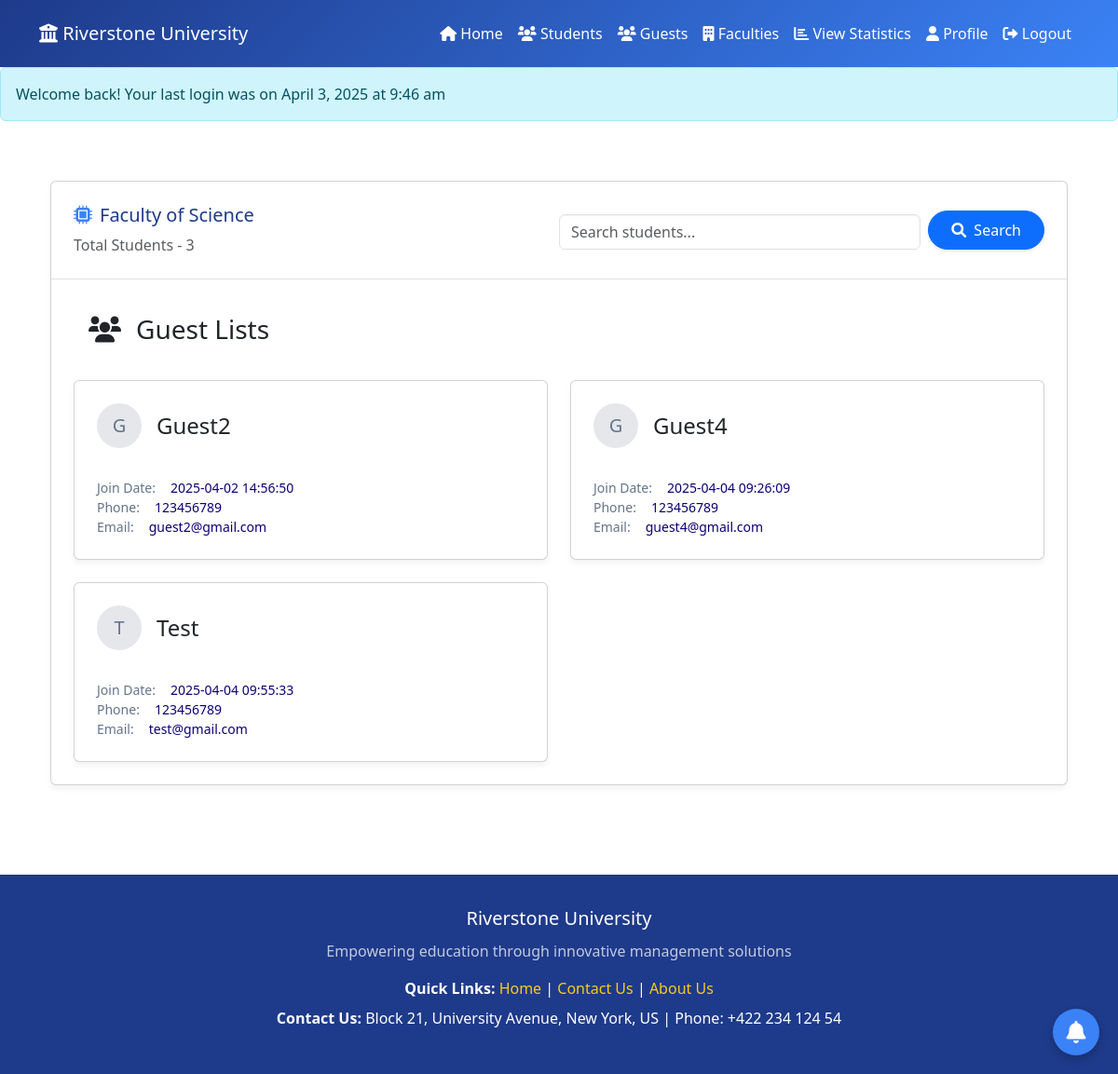
The app's page /src/Coordinator/design/Guest_Lists.php (signed in) with its own data.
### tables this page shows
CREATE TABLE `faculties` (
  `id` int(11) NOT NULL,
  `faculty_name` varchar(30) NOT NULL,
  `created_at` timestamp NOT NULL DEFAULT current_timestamp()
);

CREATE TABLE `users` (
  `id` int(11) NOT NULL,
  `name` varchar(50) NOT NULL,
  `email` varchar(50) NOT NULL,
  `address` varchar(50) DEFAULT NULL,
  `phone` varchar(50) DEFAULT NULL,
  `password` varchar(255) NOT NULL,
  `faculty_id` int(11) DEFAULT NULL,
  `created_at` timestamp NOT NULL DEFAULT current_timestamp(),
  `last_login` timestamp NULL DEFAULT NULL
);

### _classes/Libs/Database/MySQL.php (called while the page is built, shortened)
<?php
class MySQL{
    private $dbhost;
    private $dbuser;
    private $dbpass;
    private $dbname;
    public function __construct(
        $dbhost="localhost",
        $dbuser="root",
        $dbpass="",
        $dbname="ewsd")
    {
        $this->dbhost=$dbhost;
        $this->dbuser=$dbuser;
        $this->dbpass=$dbpass;
        $this->dbname=$dbname;
    }
    public function connect(){
        try{
            $this->db=new PDO("mysql:dbhost=$this->dbhost;
            dbname=$this->dbname",
            $this->dbuser,
            $this->dbpass,
            [
                PDO::ATTR_ERRMODE => PDO::ERRMODE_EXCEPTION,
                PDO::ATTR_DEFAULT_FETCH_MODE => PDO::FETCH_OBJ,
            ]
            );
            return $this->db;
        }catch(PDOException $e){
            echo $e->getMessage();
            exit();
        }
    }
}

### _classes/Helpers/Auth.php (called while the page is built, shortened)
<?php
class Auth{
    static function check(){
        if(isset($_SESSION['user'])){
            return $_SESSION['user'];
        }
    }
}

### _classes/Libs/Database/ArticleTable.php (called while the page is built, shortened)
<?php
class ArticleTable
{
    private $db;
    public function __construct(MySQL $mysql)
    {
        $this->db = $mysql->connect();
    }
    public function getfacultyname($faculty_id)
    {
        try {
            $statement = $this->db->prepare(
                "SELECT faculty_name FROM faculties WHERE id = :faculty_id"
            );
            $statement->execute(['faculty_id' => $faculty_id]);
            return $statement->fetchColumn();
        } catch (PDOException $e) {
            echo "Error:" . $e->getMessage();
            exit();
        }
    }
}

### _classes/Libs/Database/UsersTable.php (called while the page is built, shortened)
<?php
class UsersTable
{
    private $db;
    public function __construct(MySQL $mysql)
    {
        $this->db = $mysql->connect();
    }
    public function getGuestRolesByFaculty($faculty_id)
    {
        try {
            $statement = $this->db->prepare("
                SELECT u. * , r.role_name
                FROM users u
                JOIN role_user ru ON u.id = ru.user_id
                JOIN roles r ON ru.role_id = r.id
                WHERE u.faculty_id = :faculty_id AND r.role_name = 'Guest'
            ");
            $statement->execute(['faculty_id' => $faculty_id]);
            return $statement->fetchAll(PDO::FETCH_ASSOC);
        } catch (PDOException $e) {
            echo "Error: " . $e->getMessage();
            exit();
        }
    }
}

### src/Coordinator/design/Guest_Lists.php (the view, shortened to what this page needs)
<?php
$auth = Auth::check();
$faculty_id = $auth->faculty_id;
$table = new UsersTable(new MySQL);
$articleTable = new ArticleTable(new MySQL);
$facultyname = $articleTable->getfacultyname($faculty_id);
$guests = $table->getGuestRolesByFaculty($faculty_id);
?>
<!DOCTYPE html>
<html lang="en">
<head>
    <link href="https://cdn.jsdelivr.net/npm/bootstrap@5.3.0/dist/css/bootstrap.min.css" rel="stylesheet">
    <link rel="stylesheet" href="https://cdnjs.cloudflare.com/ajax/libs/font-awesome/6.0.0/css/all.min.css">
</head>
<body>
    <?php include "headermc.php"; ?>
    <main class="container mx-auto px-4 py-5">
        <div class="card">
            <div class="p-4 border-bottom border-gray-200 d-flex justify-content-between align-items-center flex-wrap">
                <div>
                    <h2 class="faculty-header d-flex align-items-center">
                        <i class="fa-solid fa-microchip faculty-icon"></i>
                        Faculty of <?= $facultyname ?>
                    </h2>
                    <div class="mt-2 text-sm text-muted">
                        <span>Total Students - <?php echo count($guests); ?></span>
                    </div>
                </div>
                <div class="mt-3 mt-md-0 col-md-6 d-flex align-items-end">
                    <input type="text" id="search" class="form-control search-input me-2" placeholder="Search students...">
                    <button class="btn btn-primary px-4 py-2 rounded-pill shadow-sm d-flex align-items-center">
                        <i class="fas fa-search me-2"></i> Search
                    </button>
                </div>
            </div>
            <div class="p-4">
                <h3 class="text-lg font-medium text-gray-900 mb-4"><i class="fa-solid fa-users p-3"></i>Guest Lists</h3>
                <div class="row row-cols-1 row-cols-sm-2 row-cols-lg-2 g-4">
                    <?php foreach ($guests as $guest) : ?>
                    <div class="col">
                        <div class="card p-4">
                            <div class="d-flex align-items-center mb-3">
                                <div class="student-icon me-3">
                                    <?php echo substr($guest['name'], 0, 1); ?>
                                </div>
                                <h4 class="text-lg font-medium text-gray-900 mb-0"><?php echo $guest['name']; ?></h4>
                            </div>
                            <div class="mt-3 space-y-3">
                                <div class="detail-row">
                                    <span class="detail-label">Join Date:</span>
                                    <span class="detail-value"><?php echo $guest['created_at']; ?></span>
                                </div>
                                <div class="detail-row">
                                    <span class="detail-label">Phone:</span>
                                    <span class="detail-value"><?php echo $guest['phone']; ?></span>
                                </div>
                                <div class="detail-row">
                                    <span class="detail-label">Email:</span>
                                    <span class="detail-value"><?php echo $guest['email']; ?></span>
                                </div>
                            </div>
                        </div>
                    </div>
                    <?php endforeach ?>
                </div>
            </div>
        </div>
    </main>
    <button class="btn-notification" data-bs-toggle="modal" data-bs-target="#notificationModal">
        <i class="fas fa-bell"></i>
    </button>
    <?php include "notifications.php"; ?>
    <?php include "footer.php"; ?>
</body>
</html>

### src/Coordinator/design/Guest_Lists.php (style rules this page uses)
:root { --primary-dark: #1e3a8a; --primary-light: #3b82f6; --accent: #facc15; --light-bg: #f8fafc; --card-bg: #ffffff; --text-muted: #64748b; --contributors-color: rgb(12, 0, 117); }
body { background-color: var(--light-bg); font-family: 'Segoe UI', Tahoma, Geneva, Verdana, sans-serif; }
.container { max-width: 1200px; }
.faculty-header { color: var(--primary-dark); font-size: 1.25rem; font-weight: 500; }
.card { background: var(--card-bg); border: 1px solid #e5e7eb; border-radius: 12px; box-shadow: 0 4px 6px rgba(0, 0, 0, 0.05); transition: transform 0.3s ease, box-shadow 0.3s ease; }
.search-input { border: 1px solid #ced4da; border-radius: 0.375rem; box-shadow: inset 0 1px 2px rgba(0, 0, 0, 0.05); transition: border-color 0.3s ease, box-shadow 0.3s ease; }
.detail-label { color: var(--text-muted); font-size: 0.875rem; }
.detail-value { color: var(--contributors-color); font-size: 0.875rem; font-weight: 500; margin-left: 0.5rem; }
.faculty-icon { color: var(--primary-light); margin-right: 0.5rem; }
.detail-row { display: flex; align-items: center; gap: 0.5rem; }
.student-icon { width: 3rem; height: 3rem; background-color: #e5e7eb; border-radius: 50%; display: flex; align-items: center; justify-content: center; font-size: 1.25rem; color: var(--text-muted); }
.btn-notification { position: fixed; bottom: 20px; right: 20px; background-color: var(--primary-light); border: none; border-radius: 50%; width: 50px; height: 50px; font-size: 1.5rem; color: white; display: flex; align-items: center; justify-content: center; box-shadow: 0 4px 10px rgba(0, 0, 0, 0.2); transition: all 0.3s ease; z-index: 1000; }

### src/Coordinator/design/headermc.php (style rules this page uses)
:root { --primary-dark: #1e3a8a; --primary-light: #3b82f6; --accent: #facc15; --light-bg: #f8fafc; }

### src/Coordinator/design/footer.php (style rules this page uses)
:root { --primary-dark: #1e3a8a; --primary-light: #3b82f6; --secondary: #64748b; --accent: #facc15; --light-bg: #f8fafc; --card-bg: #ffffff; }

### records on screen
faculties: faculty_name "Science"
users: name "G", name "Guest2", created_at "2025-04-02 14:56:50", phone "123456789", email "guest2@gmail.com"
users: name "G", name "Guest4", created_at "2025-04-04 09:26:09", phone "123456789", email "guest4@gmail.com"
users: name "T", name "Test", created_at "2025-04-04 09:55:33", phone "123456789", email "test@gmail.com"

### other values on screen
$_SESSION['login_message'] "Welcome back! Your last login was on April 3, 2025 at 9:46 am"
count($guests) "3"
